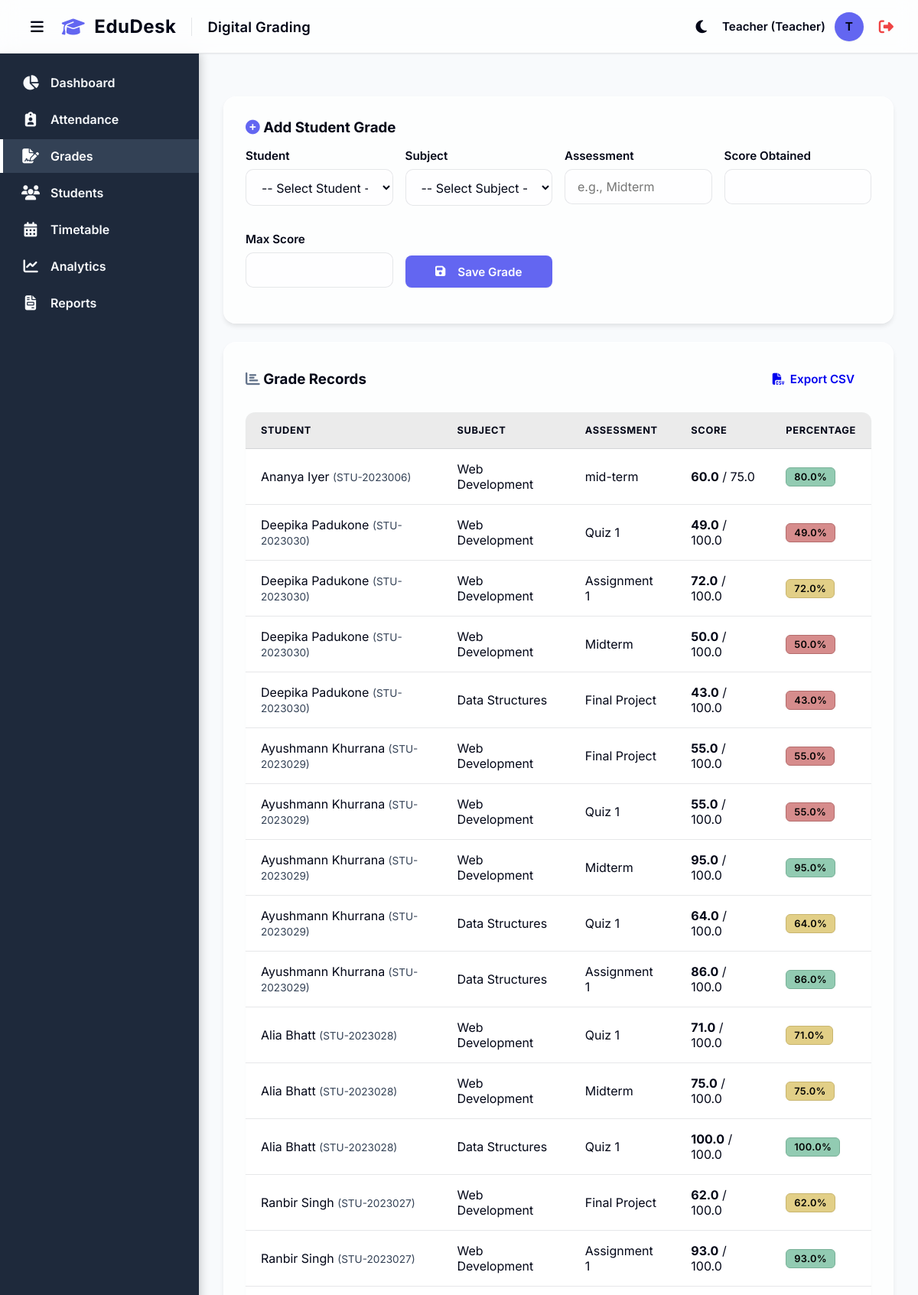
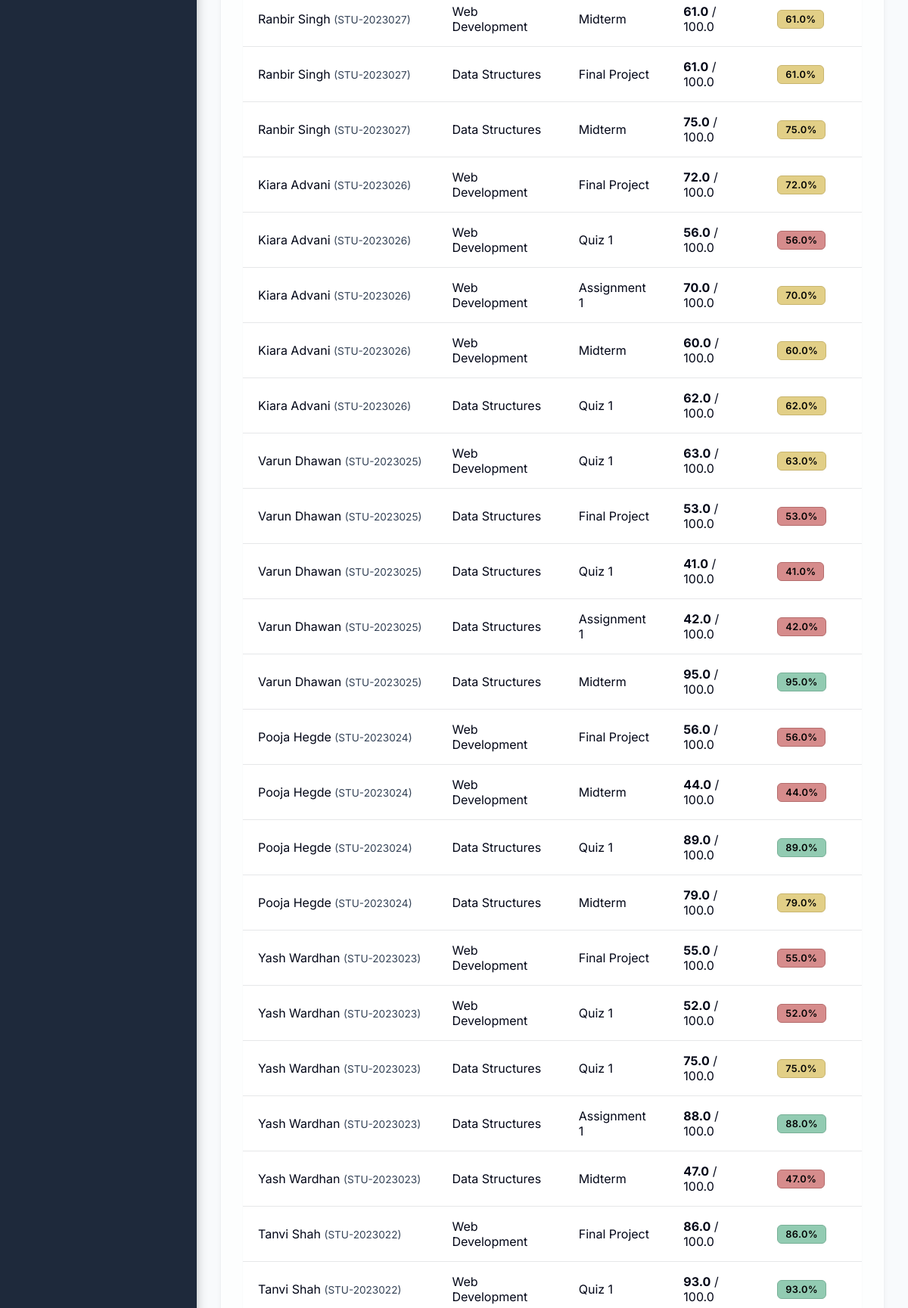
The page /grades (signed in, upper part) on the database its author committed (2 pictures, top to bottom).
### models.py (models this page shows)
class User(UserMixin, db.Model):
    id = db.Column(db.Integer, primary_key=True)
    name = db.Column(db.String(100), nullable=False)
    email = db.Column(db.String(120), unique=True, nullable=False)
    password_hash = db.Column(db.String(256), nullable=False)
    role = db.Column(db.String(20), nullable=False, default='Teacher') # 'Admin' or 'Teacher'
    subject_id = db.Column(db.Integer, db.ForeignKey('subject.id'), nullable=True)
    subject = db.relationship('Subject', foreign_keys=[subject_id], backref='users_as_teachers')

class Grade(db.Model):
    id = db.Column(db.Integer, primary_key=True)
    student_id = db.Column(db.Integer, db.ForeignKey('student.id'), nullable=False)
    subject_id = db.Column(db.Integer, db.ForeignKey('subject.id'), nullable=False)
    assessment = db.Column(db.String(50), nullable=False) # e.g., 'Midterm', 'Assignment 1'
    score = db.Column(db.Float, nullable=False)
    max_score = db.Column(db.Float, nullable=False)

class Student(db.Model):
    id = db.Column(db.Integer, primary_key=True)
    roll_number = db.Column(db.String(20), unique=True, nullable=False)
    name = db.Column(db.String(100), nullable=False)
    email = db.Column(db.String(120), unique=True, nullable=True)
    phone = db.Column(db.String(20), nullable=True)
    department = db.Column(db.String(50), nullable=True)
    semester = db.Column(db.Integer, nullable=True)
    batch = db.Column(db.String(50), nullable=True)
    teacher_id = db.Column(db.Integer, db.ForeignKey('user.id'), nullable=True)
    teacher = db.relationship('User', backref='students')
    attendances = db.relationship('Attendance', backref='student', lazy=True)
    grades = db.relationship('Grade', backref='student', lazy=True)

class Subject(db.Model):
    id = db.Column(db.Integer, primary_key=True)
    code = db.Column(db.String(20), unique=True, nullable=False)
    name = db.Column(db.String(100), nullable=False)
    credits = db.Column(db.Integer, nullable=False, default=3)
    teacher_id = db.Column(db.Integer, db.ForeignKey('user.id'), nullable=True) # Reference to User (Teacher)
    teacher = db.relationship('User', foreign_keys=[teacher_id], backref='subjects')
    attendances = db.relationship('Attendance', backref='subject', lazy=True)
    grades = db.relationship('Grade', backref='subject', lazy=True)
    timetables = db.relationship('Timetable', backref='subject', lazy=True)

### app.py (the view, shortened to what this page needs)
@app.route('/grades', methods=['GET', 'POST'])
@login_required
def grades():
    subjects = Subject.query.all()
    if current_user.role == 'Admin':
        students = Student.query.all()
        all_grades = Grade.query.join(Student).join(Subject).order_by(Grade.id.desc()).all()
    else:
        students = Student.query.filter_by(teacher_id=current_user.id).all()
        all_grades = Grade.query.join(Student).join(Subject).filter(Student.teacher_id==current_user.id).order_by(Grade.id.desc()).all()
    return render_template('grades.html', subjects=subjects, students=students, grades=all_grades)

### app.py (called while the page is built)
@login_manager.user_loader
def load_user(user_id):
    return User.query.get(int(user_id))

### templates/grades.html (shortened to what this page needs)
{% extends 'base.html' %}
{% block page_title %}Digital Grading{% endblock %}
{% block content %}
<div class="card" style="margin-bottom: 24px;">
    <h3><i class="fa-solid fa-plus-circle" style="color: var(--primary-color);"></i> Add Student Grade</h3>
    <form method="POST" action="{{ url_for('grades') }}"
        style="margin-top: 16px; display: grid; grid-template-columns: repeat(auto-fit, minmax(180px, 1fr)); gap: 16px;">
        <div class="form-group">
            <label for="student_id">Student</label>
            <select name="student_id" id="student_id" class="form-control" required>
                <option value="">-- Select Student --</option>
            </select>
        </div>
        <div class="form-group">
            <label for="subject_id">Subject</label>
            <select name="subject_id" id="subject_id" class="form-control" required>
                <option value="">-- Select Subject --</option>
            </select>
        </div>
        <div class="form-group">
            <label for="assessment">Assessment</label>
            <input type="text" name="assessment" id="assessment" class="form-control" placeholder="e.g., Midterm"
                required>
        </div>
        <div class="form-group">
            <label for="score">Score Obtained</label>
            <input type="number" step="0.1" name="score" id="score" class="form-control" required>
        </div>
        <div class="form-group">
            <label for="max_score">Max Score</label>
            <input type="number" step="0.1" name="max_score" id="max_score" class="form-control" max-value="100"
                required>
        </div>
        <div class="form-group" style="display: flex; align-items: flex-end;">
            <button type="submit" class="btn btn-primary btn-save" style="width: 100%; height: 42px;">
                <i class="fa-solid fa-save" style="margin-right: 8px;"></i> Save Grade
            </button>
        </div>
    </form>
</div>
<div class="card">
    <div style="display: flex; justify-content: space-between; align-items: center; margin-bottom: 24px;">
        <h3 style="margin: 0;"><i class="fa-solid fa-chart-bar" style="color: var(--secondary-color);"></i> Grade Records</h3>
        <a href="{{ url_for('export_grades') }}" class="btn btn-secondary"><i class="fa-solid fa-file-csv"></i> Export CSV</a>
    </div>
    <table class="styled-table">
        <thead>
            <tr>
                <th>Student</th>
                <th>Subject</th>
                <th>Assessment</th>
                <th>Score</th>
                <th>Percentage</th>
            </tr>
        </thead>
        <tbody>
            {% for grade in grades %}
            <tr>
                <td>{{ grade.student.name }} <span style="color: var(--text-muted); font-size: 0.85em;">({{
                        grade.student.roll_number }})</span></td>
                <td>{{ grade.subject.name }}</td>
                <td>{{ grade.assessment }}</td>
                <td><strong>{{ grade.score }}</strong> / {{ grade.max_score }}</td>
                <td>
                    {% set percentage = (grade.score / grade.max_score) * 100 %}
                    <span
                        class="grade-badge {% if percentage >= 80 %}grade-high{% elif percentage >= 60 %}grade-medium{% else %}grade-low{% endif %}">
                        {{ "%.1f"|format(percentage) }}%
                    </span>
                </td>
            </tr>
            {% else %}
            <tr>
                <td colspan="5" style="text-align:center; color: var(--text-muted);">No grade records available.</td>
            </tr>
            {% endfor %}
        </tbody>
    </table>
</div>
{% endblock %}

### templates/base.html (shortened to what this page needs)
<!DOCTYPE html>
<html lang="en">
<head>
    <link rel="stylesheet" href="https://cdnjs.cloudflare.com/ajax/libs/font-awesome/6.4.0/css/all.min.css">
    <link rel="stylesheet" href="{{ url_for('static', filename='css/style.css') }}">
</head>
<body>
    <header class="topbar">
        <div style="display: flex; align-items: center; gap: 16px;">
            <button id="sidebarToggle" class="btn btn-theme-toggle" aria-label="Toggle Sidebar"
                style="background: transparent; border: none; color: var(--text-main); font-size: 1.2rem; cursor: pointer; display: flex; align-items: center; padding: 4px 8px;">
                <i class="fa-solid fa-bars"></i>
            </button>
            <div class="brand-header"
                style="display: flex; align-items: center; gap: 12px; font-size: 1.5rem; font-weight: 700; color: var(--text-main); letter-spacing: 0.5px;">
                <i class="fa-solid fa-graduation-cap" style="color: var(--primary-color);"></i>
                <span>EduDesk</span>
            </div>
            <h1 class="page-title" style="margin: 0;">{% block page_title %}Dashboard{% endblock %}</h1>
        </div>
        <div class="user-profile" style="display: flex; align-items: center; gap: 12px;">
            <button id="themeToggle" class="btn btn-theme-toggle" aria-label="Toggle Theme"
                style="background: transparent; border: none; color: var(--text-main); font-size: 1.2rem; cursor: pointer; display: flex; align-items: center; padding: 4px 8px;">
                <i class="fa-solid fa-moon"></i>
            </button>
            <span>{{ current_user.name }} ({{ current_user.role }})</span>
            <div class="avatar">{{ current_user.name[0] | upper if current_user.name else 'U' }}</div>
            <a href="{{ url_for('logout') }}" title="Logout"
                style="color: #ef4444; font-size: 1.2rem; margin-left: 8px;"><i
                    class="fa-solid fa-right-from-bracket"></i></a>
        </div>
    </header>
    <div class="layout-wrapper" style="display: flex; flex: 1;">
        <aside class="sidebar">
            <ul class="nav-links" style="padding-top: 16px;">
                <li class="nav-item">
                    <a href="{{ url_for('dashboard') }}"
                        class="nav-link {% if request.endpoint == 'dashboard' %}active{% endif %}">
                        <i class="fa-solid fa-chart-pie"></i>
                        <span>Dashboard</span>
                    </a>
                </li>
                <li class="nav-item">
                    <a href="{{ url_for('attendance') }}"
                        class="nav-link {% if request.endpoint == 'attendance' %}active{% endif %}">
                        <i class="fa-solid fa-clipboard-user"></i>
                        <span>Attendance</span>
                    </a>
                </li>
                <li class="nav-item">
                    <a href="{{ url_for('grades') }}"
                        class="nav-link {% if request.endpoint == 'grades' %}active{% endif %}">
                        <i class="fa-solid fa-file-signature"></i>
                        <span>Grades</span>
                    </a>
                </li>
                <li class="nav-item">
                    <a href="{{ url_for('students') }}"
                        class="nav-link {% if request.endpoint == 'students' %}active{% endif %}">
                        <i class="fa-solid fa-users"></i>
                        <span>Students</span>
                    </a>
                </li>
                <li class="nav-item">
                    <a href="{{ url_for('timetable') }}"
                        class="nav-link {% if request.endpoint == 'timetable' %}active{% endif %}">
                        <i class="fa-solid fa-calendar-days"></i>
                        <span>Timetable</span>
                    </a>
                </li>
                <li class="nav-item">
                    <a href="{{ url_for('analytics') }}"
                        class="nav-link {% if request.endpoint == 'analytics' %}active{% endif %}">
                        <i class="fa-solid fa-chart-line"></i>
                        <span>Analytics</span>
                    </a>
                </li>
                <li class="nav-item">
                    <a href="{{ url_for('reports') }}"
                        class="nav-link {% if request.endpoint == 'reports' %}active{% endif %}">
                        <i class="fa-solid fa-file-invoice"></i>
                        <span>Reports</span>
                    </a>
                </li>
            </ul>
        </aside>
        <main class="main-content">
            <div class="content-wrapper">
                {% block content %}
                {% endblock %}
            </div>
        </main>
    </div>
</body>
</html>

### rows shown on the page
User: name "Teacher", role "Teacher", name "T"
Grade: student.name "Ananya Iyer", student.roll_number "STU-2023006", subject.name "Web Development", assessment "mid-term", score "60.0", max_score "75.0", percentage "80.0"
Grade: student.name "Deepika Padukone", student.roll_number "STU-2023030", subject.name "Web Development", assessment "Quiz 1", score "49.0", max_score "100.0"
Grade: student.name "Deepika Padukone", student.roll_number "STU-2023030", subject.name "Web Development", assessment "Assignment 1", score "72.0", max_score "100.0"
Grade: student.name "Deepika Padukone", student.roll_number "STU-2023030", subject.name "Web Development", assessment "Midterm", score "50.0", max_score "100.0"
Grade: student.name "Deepika Padukone", student.roll_number "STU-2023030", subject.name "Data Structures", assessment "Final Project", score "43.0", max_score "100.0"
Grade: student.name "Ayushmann Khurrana", student.roll_number "STU-2023029", subject.name "Web Development", assessment "Final Project", score "55.0", max_score "100.0"
Grade: student.name "Ayushmann Khurrana", student.roll_number "STU-2023029", subject.name "Web Development", assessment "Quiz 1", score "55.0", max_score "100.0"
Grade: student.name "Ayushmann Khurrana", student.roll_number "STU-2023029", subject.name "Web Development", assessment "Midterm", score "95.0", max_score "100.0"
Grade: student.name "Ayushmann Khurrana", student.roll_number "STU-2023029", subject.name "Data Structures", assessment "Quiz 1", score "64.0", max_score "100.0"
Grade: student.name "Ayushmann Khurrana", student.roll_number "STU-2023029", subject.name "Data Structures", assessment "Assignment 1", score "86.0", max_score "100.0"
Grade: student.name "Alia Bhatt", student.roll_number "STU-2023028", subject.name "Web Development", assessment "Quiz 1", score "71.0", max_score "100.0"
Grade: student.name "Alia Bhatt", student.roll_number "STU-2023028", subject.name "Web Development", assessment "Midterm", score "75.0", max_score "100.0"
Grade: student.name "Alia Bhatt", student.roll_number "STU-2023028", subject.name "Data Structures", assessment "Quiz 1", score "100.0", max_score "100.0", percentage "100.0"
Grade: student.name "Ranbir Singh", student.roll_number "STU-2023027", subject.name "Web Development", assessment "Final Project", score "62.0", max_score "100.0"
Grade: student.name "Ranbir Singh", student.roll_number "STU-2023027", subject.name "Web Development", assessment "Assignment 1", score "93.0", max_score "100.0"
Grade: student.name "Ranbir Singh", student.roll_number "STU-2023027", subject.name "Web Development", assessment "Midterm", score "61.0", max_score "100.0"
Grade: student.name "Ranbir Singh", student.roll_number "STU-2023027", subject.name "Data Structures", assessment "Final Project", score "61.0", max_score "100.0"
Grade: student.name "Ranbir Singh", student.roll_number "STU-2023027", subject.name "Data Structures", assessment "Midterm", score "75.0", max_score "100.0"
Grade: student.name "Kiara Advani", student.roll_number "STU-2023026", subject.name "Web Development", assessment "Final Project", score "72.0", max_score "100.0"
Grade: student.name "Kiara Advani", student.roll_number "STU-2023026", subject.name "Web Development", assessment "Quiz 1", score "56.0", max_score "100.0"
Grade: student.name "Kiara Advani", student.roll_number "STU-2023026", subject.name "Web Development", assessment "Assignment 1", score "70.0", max_score "100.0"
Grade: student.name "Kiara Advani", student.roll_number "STU-2023026", subject.name "Web Development", assessment "Midterm", score "60.0", max_score "100.0"
Grade: student.name "Kiara Advani", student.roll_number "STU-2023026", subject.name "Data Structures", assessment "Quiz 1", score "62.0", max_score "100.0"
Grade: student.name "Varun Dhawan", student.roll_number "STU-2023025", subject.name "Web Development", assessment "Quiz 1", score "63.0", max_score "100.0"
Grade: student.name "Varun Dhawan", student.roll_number "STU-2023025", subject.name "Data Structures", assessment "Final Project", score "53.0", max_score "100.0"
Grade: student.name "Varun Dhawan", student.roll_number "STU-2023025", subject.name "Data Structures", assessment "Quiz 1", score "41.0", max_score "100.0"
Grade: student.name "Varun Dhawan", student.roll_number "STU-2023025", subject.name "Data Structures", assessment "Assignment 1", score "42.0", max_score "100.0"
Grade: student.name "Varun Dhawan", student.roll_number "STU-2023025", subject.name "Data Structures", assessment "Midterm", score "95.0", max_score "100.0"
Grade: student.name "Pooja Hegde", student.roll_number "STU-2023024", subject.name "Web Development", assessment "Final Project", score "56.0", max_score "100.0"
Grade: student.name "Pooja Hegde", student.roll_number "STU-2023024", subject.name "Web Development", assessment "Midterm", score "44.0", max_score "100.0"
Grade: student.name "Pooja Hegde", student.roll_number "STU-2023024", subject.name "Data Structures", assessment "Quiz 1", score "89.0", max_score "100.0"
Grade: student.name "Pooja Hegde", student.roll_number "STU-2023024", subject.name "Data Structures", assessment "Midterm", score "79.0", max_score "100.0"
Grade: student.name "Yash Wardhan", student.roll_number "STU-2023023", subject.name "Web Development", assessment "Final Project", score "55.0", max_score "100.0"
Grade: student.name "Yash Wardhan", student.roll_number "STU-2023023", subject.name "Web Development", assessment "Quiz 1", score "52.0", max_score "100.0"
Grade: student.name "Yash Wardhan", student.roll_number "STU-2023023", subject.name "Data Structures", assessment "Quiz 1", score "75.0", max_score "100.0"
Grade: student.name "Yash Wardhan", student.roll_number "STU-2023023", subject.name "Data Structures", assessment "Assignment 1", score "88.0", max_score "100.0"
Grade: student.name "Yash Wardhan", student.roll_number "STU-2023023", subject.name "Data Structures", assessment "Midterm", score "47.0", max_score "100.0"
Grade: student.name "Tanvi Shah", student.roll_number "STU-2023022", subject.name "Web Development", assessment "Final Project", score "86.0", max_score "100.0"
Grade: student.name "Tanvi Shah", student.roll_number "STU-2023022", subject.name "Web Development", assessment "Quiz 1", score "93.0", max_score "100.0"
